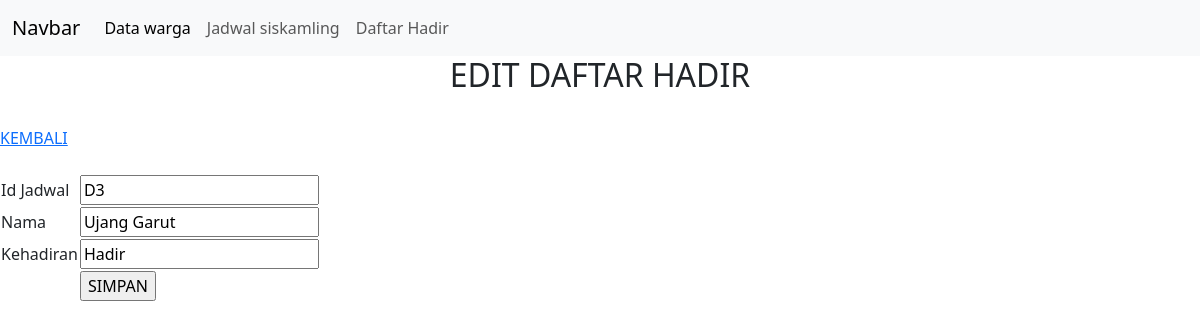
Screenshot of /admin/edit_daftarhadir.php?id_jadwal=D3 with the database file from the repository.
### tables this page shows
CREATE TABLE `daftar_hadir` (
  `id_jadwal` varchar(10) NOT NULL,
  `Nama_warga` varchar(20) NOT NULL,
  `Kehadiran` varchar(20) NOT NULL
);

### admin/edit_daftarhadir.php (the view, shortened to what this page needs)
<!DOCTYPE html>
<html>
<head>
    <link href="https://cdn.jsdelivr.net/npm/bootstrap@5.3.2/dist/css/bootstrap.min.css" rel="stylesheet">
</head>
<body>
<nav class="navbar navbar-expand-lg bg-body-tertiary">
  <div class="container-fluid">
    <a class="navbar-brand" href="#">Navbar</a>
    <div class="collapse navbar-collapse" id="navbarNav">
      <ul class="navbar-nav">
        <li class="nav-item">
          <a class="nav-link active" aria-current="page" href="index.php">Data warga</a>
        </li>
        <li class="nav-item">
          <a class="nav-link" href="jadwal.php">Jadwal siskamling</a>
        </li>
        <li class="nav-item">
          <a class="nav-link" href="detail_jadawal.php">Daftar Hadir</a>
        </li>
        <li class="nav-item">
          <a class="nav-link disabled" aria-disabled="true"></a>
        </li>
      </ul>
    </div>
  </div>
</nav>
</head>
<body>
	<Center><h2>EDIT DAFTAR HADIR </h2></center>
	<br/>
	<a href="detail_jadawal.php">KEMBALI</a>
	<br/>
	<br/>
	<?php
	include 'koneksi.php';
	$id = $_GET['id_jadwal'];
	$data = mysqli_query($koneksi,"select * from daftar_hadir WHERE id_jadwal='$id'");
	while($d = mysqli_fetch_array($data)){
		?>
		<form method="post" action="update_daftarhadir.php">
			<table>
				<tr>
					<td>Id Jadwal</td>
					<td>
						<input type="text" name="id_jadwal" value="<?php echo $d['id_jadwal']; ?>">
					</td>
				</tr>
				<tr>
					<td>Nama</td>
					<td><input type="text" name="Nama_warga" value="<?php echo $d['Nama_warga']; ?>"></td>
				</tr>
				<tr>
					<td>Kehadiran</td>
					<td><input type="text" name="Kehadiran" value="<?php echo $d['Kehadiran']; ?>"></td>
				</tr>
				<tr>
					<td></td>
					<td><input type="submit" value="SIMPAN"></td>
				</tr>
			</table>
		</form>
		<?php
	}
	?>
</body>
</html>

### rows the page displays
daftar_hadir: id_jadwal "D3", Nama_warga "Ujang Garut", Kehadiran "Hadir"
